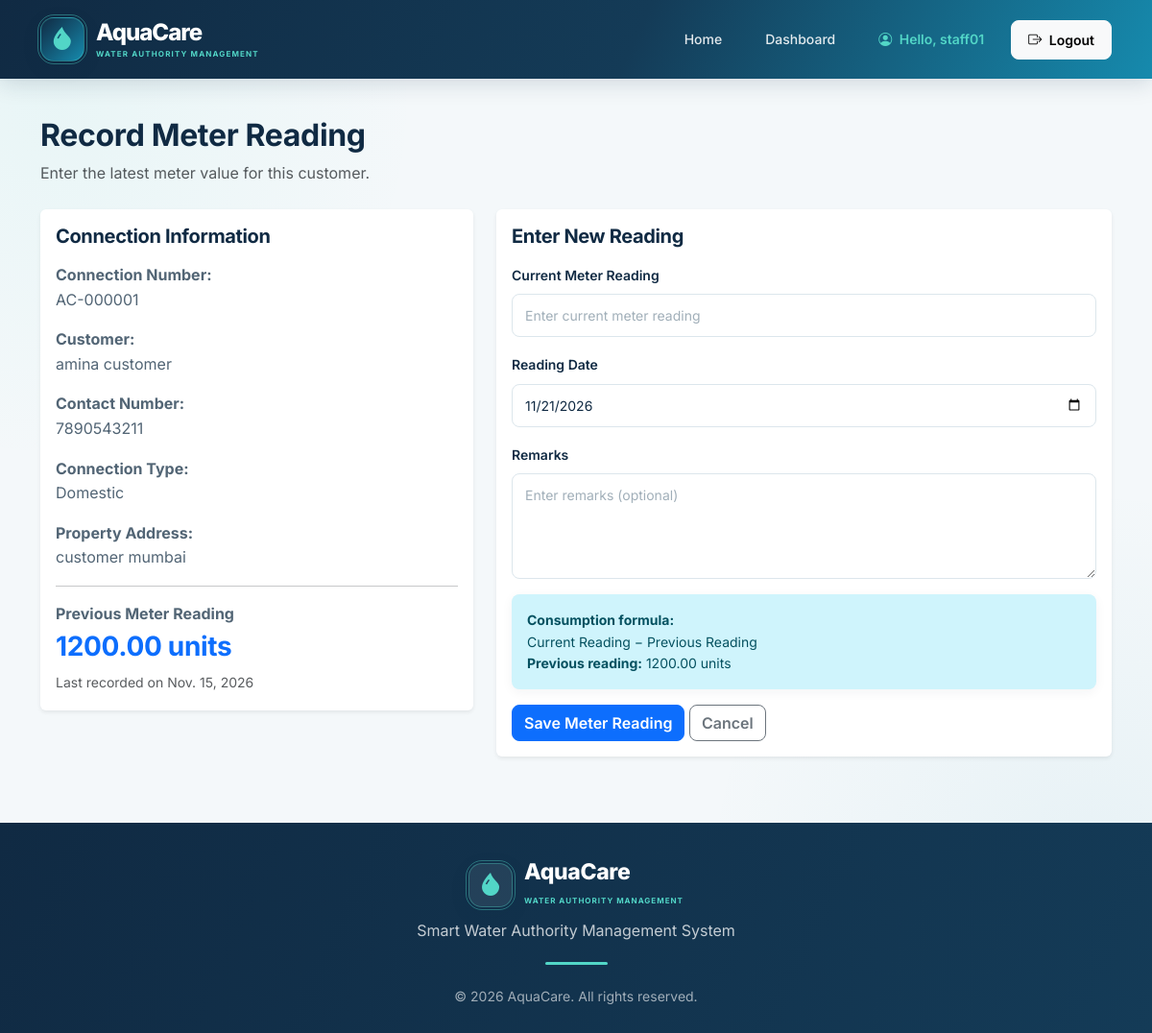
Page /staff/meter-readings/1/record/ (signed in) on the committed database.
### accounts/models.py (models this page shows, shortened)
class CustomUser(AbstractUser):
    class Role(models.TextChoices):
        CUSTOMER = 'CUSTOMER', 'Customer'
        STAFF = 'STAFF', 'Water Authority Staff'
        MANAGER = 'MANAGER', 'Department Manager'
    role = models.CharField(
        max_length=20,
        choices=Role.choices,
        default=Role.CUSTOMER
    )
    phone_number = models.CharField(
        max_length=15,
        blank=True,
        null=True
    )
    address = models.TextField(
        blank=True,
        null=True
    )

### customers/models.py (models this page shows, shortened)
class WaterConnection(models.Model):
    class ConnectionType(models.TextChoices):
        DOMESTIC = 'DOMESTIC', 'Domestic'
        COMMERCIAL = 'COMMERCIAL', 'Commercial'
        INDUSTRIAL = 'INDUSTRIAL', 'Industrial'
    class Status(models.TextChoices):
        PENDING = 'PENDING', 'Pending'
        APPROVED = 'APPROVED', 'Approved'
        REJECTED = 'REJECTED', 'Rejected'
    customer = models.ForeignKey(
        settings.AUTH_USER_MODEL,
        on_delete=models.CASCADE,
        related_name='water_connections'
    )
    connection_number = models.CharField(
        max_length=30,
        unique=True,
        blank=True,
        null=True
    )
    applicant_name = models.CharField(max_length=150)
    contact_number = models.CharField(max_length=15)
    property_address = models.TextField()
    connection_type = models.CharField(
        max_length=20,
        choices=ConnectionType.choices,
        default=ConnectionType.DOMESTIC
    )
    purpose = models.TextField(
        help_text='Explain why you need this water connection.'
    )
    status = models.CharField(
        max_length=20,
        choices=Status.choices,
        default=Status.PENDING
    )
    staff_remarks = models.TextField(blank=True)
    reviewed_by = models.ForeignKey(
        settings.AUTH_USER_MODEL,
        on_delete=models.SET_NULL,
        null=True,
        blank=True,
        related_name='reviewed_water_connections'
    )
    submitted_at = models.DateTimeField(auto_now_add=True)
    reviewed_at = models.DateTimeField(
        null=True,
        blank=True
    )
    class Meta:
        ordering = ['-submitted_at']

class MeterReading(models.Model):
    connection = models.ForeignKey(
        'customers.WaterConnection',
        on_delete=models.CASCADE,
        related_name='meter_readings'
    )
    previous_reading = models.DecimalField(
        max_digits=12,
        decimal_places=2,
        default=0
    )
    current_reading = models.DecimalField(
        max_digits=12,
        decimal_places=2
    )
    consumption = models.DecimalField(
        max_digits=12,
        decimal_places=2,
        default=0
    )
    reading_date = models.DateField(
        default=timezone.localdate
    )
    recorded_by = models.ForeignKey(
        settings.AUTH_USER_MODEL,
        on_delete=models.SET_NULL,
        null=True,
        related_name='recorded_meter_readings'
    )
    remarks = models.TextField(
        blank=True
    )
    created_at = models.DateTimeField(
        auto_now_add=True
    )
    class Meta:
        ordering = ['-reading_date', '-id']
        constraints = [
            models.UniqueConstraint(
                fields=['connection', 'reading_date'],
                name='unique_connection_reading_date'
            )
        ]

### customers/views.py (the view)
@role_required(CustomUser.Role.STAFF)
def record_reading(request, connection_id):
    connection = get_object_or_404(
        WaterConnection,
        id=connection_id,
        status=WaterConnection.Status.APPROVED
    )
    latest_reading = MeterReading.objects.filter(
        connection=connection
    ).order_by('-reading_date', '-id').first()
    previous_reading = (
        latest_reading.current_reading
        if latest_reading
        else 0
    )
    reading_instance = MeterReading(
        connection=connection,
        recorded_by=request.user,
        previous_reading=previous_reading
    )
    if request.method == 'POST':
        form = MeterReadingForm(
            request.POST,
            instance=reading_instance
        )
        if form.is_valid():
            reading = form.save(commit=False)
            reading.connection = connection
            reading.recorded_by = request.user
            reading.previous_reading = previous_reading
            try:
                reading.full_clean()
                reading.save()
                messages.success(
                    request,
                    'Meter reading recorded successfully. '
                    f'Consumption: {reading.consumption} units.'
                )
                return redirect('staff_reading_list')
            except Exception as error:
                messages.error(request, str(error))
    else:
        form = MeterReadingForm(
            instance=reading_instance
        )
    context = {
        'form': form,
        'connection': connection,
        'previous_reading': previous_reading,
        'latest_reading': latest_reading,
    }
    return render(
        request,
        'customers/record_reading.html',
        context
    )

### customers/forms.py (shortened to what this page needs)
class MeterReadingForm(forms.ModelForm):
    class Meta:
        model = MeterReading
        fields = [
            'current_reading',
            'reading_date',
            'remarks',
        ]
        widgets = {
            'current_reading': forms.NumberInput(attrs={
                'class': 'form-control',
                'placeholder': 'Enter current meter reading',
                'step': '0.01',
                'min': '0',
            }),
            'reading_date': forms.DateInput(attrs={
                'class': 'form-control',
                'type': 'date',
            }),
            'remarks': forms.Textarea(attrs={
                'class': 'form-control',
                'rows': 3,
                'placeholder': 'Enter remarks (optional)',
            }),
        }
    def __init__(self, *args, **kwargs):
        super().__init__(*args, **kwargs)
        if not self.instance.pk and not self.initial.get('reading_date'):
            self.fields['reading_date'].initial = timezone.localdate()

### templates/customers/record_reading.html (shortened to what this page needs)
{% extends 'base.html' %}
{% block content %}
<div class="container py-4">
    <div class="mb-4">
        <h2>Record Meter Reading</h2>
        <p class="text-muted">
            Enter the latest meter value for this customer.
        </p>
    </div>
    <div class="row g-4">
        <div class="col-lg-5">
            <div class="card shadow-sm border-0">
                <div class="card-body">
                    <h5 class="mb-3">Connection Information</h5>
                    <p>
                        <strong>Connection Number:</strong><br>
                        {{ connection.connection_number }}
                    </p>
                    <p>
                        <strong>Customer:</strong><br>
                        {{ connection.applicant_name }}
                    </p>
                    <p>
                        <strong>Contact Number:</strong><br>
                        {{ connection.contact_number }}
                    </p>
                    <p>
                        <strong>Connection Type:</strong><br>
                        {{ connection.get_connection_type_display }}
                    </p>
                    <p>
                        <strong>Property Address:</strong><br>
                        {{ connection.property_address }}
                    </p>
                    <hr>
                    <p class="mb-1">
                        <strong>Previous Meter Reading</strong>
                    </p>
                    <h3 class="text-primary">
                        {{ previous_reading }} units
                    </h3>
                    {% if latest_reading %}
                        <small class="text-muted">
                            Last recorded on {{ latest_reading.reading_date }}
                        </small>
                    {% else %}
                        <small class="text-muted">
                            This is the first recorded reading.
                        </small>
                    {% endif %}
                </div>
            </div>
        </div>
        <div class="col-lg-7">
            <div class="card shadow-sm border-0">
                <div class="card-body">
                    <h5 class="mb-3">Enter New Reading</h5>
                    <form method="POST">
                        <div class="mb-3">
                            <label class="form-label">
                                Current Meter Reading
                            </label>
                            {{ form.current_reading }}
                        </div>
                        <div class="mb-3">
                            <label class="form-label">
                                Reading Date
                            </label>
                            {{ form.reading_date }}
                        </div>
                        <div class="mb-3">
                            <label class="form-label">
                                Remarks
                            </label>
                            {{ form.remarks }}
                        </div>
                        <div class="alert alert-info">
                            <strong>Consumption formula:</strong><br>
                            Current Reading − Previous Reading
                            <br>
                            <strong>Previous reading:</strong>
                            {{ previous_reading }} units
                        </div>
                        <button type="submit" class="btn btn-primary">
                            Save Meter Reading
                        </button>
                        <a href="{% url 'staff_reading_list' %}"
                           class="btn btn-outline-secondary">
                            Cancel
                        </a>
                    </form>
                </div>
            </div>
        </div>
    </div>
</div>
{% endblock %}

### templates/base.html (shortened to what this page needs)
{% load static %}
<!DOCTYPE html>
<html lang="en">
<head>
    <link href="https://cdn.jsdelivr.net/npm/bootstrap@5.3.3/dist/css/bootstrap.min.css"
          rel="stylesheet">
    <link rel="stylesheet"
          href="https://cdn.jsdelivr.net/npm/bootstrap-icons@1.11.3/font/bootstrap-icons.min.css">
    <link rel="stylesheet" href="{% static 'css/style.css' %}">
</head>
<body>
    <nav class="navbar navbar-expand-lg navbar-dark aquacare-navbar">
        <div class="container">
            <a class="navbar-brand aqua-brand" href="{% url 'home' %}">
                <span class="aqua-logo-icon">
                    <i class="bi bi-droplet-fill"></i>
                </span>
                <span class="aqua-brand-text">
                    <strong>AquaCare</strong>
                    <small>WATER AUTHORITY MANAGEMENT</small>
                </span>
            </a>
            <div class="collapse navbar-collapse" id="mainNavbar">
                <ul class="navbar-nav ms-auto align-items-lg-center">
                    <li class="nav-item">
                        <a class="nav-link" href="{% url 'home' %}">
                            Home
                        </a>
                    </li>
                    {% if user.is_authenticated %}
                        {% if user.role == 'CUSTOMER' %}
                            <li class="nav-item">
                                <a class="nav-link"
                                   href="{% url 'customer_dashboard' %}">
                                    Dashboard
                                </a>
                            </li>
                        {% elif user.role == 'STAFF' %}
                            <li class="nav-item">
                                <a class="nav-link"
                                   href="{% url 'staff_dashboard' %}">
                                    Dashboard
                                </a>
                            </li>
                        {% endif %}
                        <li class="nav-item">
                            <span class="nav-link user-welcome">
                                <i class="bi bi-person-circle me-1"></i>
                                Hello, {{ user.first_name|default:user.username }}
                            </span>
                        </li>
                        <li class="nav-item ms-lg-2">
                            <form method="POST" action="{% url 'logout' %}">
                                <button type="submit"
                                        class="btn btn-light btn-sm logout-btn">
                                    <i class="bi bi-box-arrow-right me-1"></i>
                                    Logout
                                </button>
                            </form>
                        </li>
                    {% endif %}
                </ul>
            </div>
        </div>
    </nav>
    <main class="main-content">
        {% block content %}
        {% endblock %}
    </main>
    <footer class="aquacare-footer">
        <div class="container">
            <div class="footer-brand">
                <span class="aqua-logo-icon footer-logo-icon">
                    <i class="bi bi-droplet-fill"></i>
                </span>
                <div class="footer-brand-text">
                    <h5>AquaCare</h5>
                    <small>WATER AUTHORITY MANAGEMENT</small>
                </div>
            </div>
            <p class="footer-description">
                Smart Water Authority Management System
            </p>
            <div class="footer-divider"></div>
            <small class="footer-copyright">
                © 2026 AquaCare. All rights reserved.
            </small>
        </div>
    </footer>
</body>
</html>

### rows in the picture
CustomUser: first_name "staff01"
WaterConnection: connection_number "AC-000001", applicant_name "amina customer", contact_number "7890543211", connection_type "Domestic", property_address "customer mumbai"
MeterReading: current_reading "1200.00", reading_date "Nov. 15, 2026"
